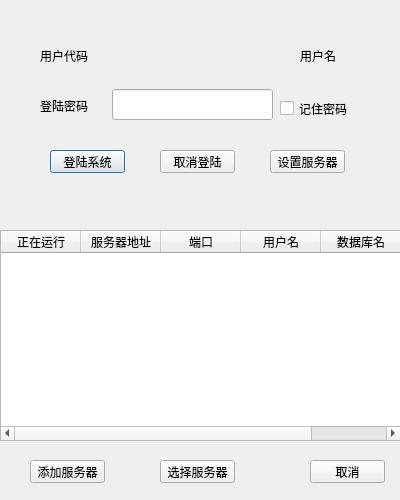
<?xml version="1.0" encoding="UTF-8"?>
<ui version="4.0">
 <class>DlgLogin</class>
 <widget class="QDialog" name="DlgLogin">
  <property name="windowModality">
   <enum>Qt::WindowModal</enum>
  </property>
  <property name="geometry">
   <rect>
    <x>0</x>
    <y>0</y>
    <width>400</width>
    <height>500</height>
   </rect>
  </property>
  <property name="sizePolicy">
   <sizepolicy hsizetype="Fixed" vsizetype="Fixed">
    <horstretch>0</horstretch>
    <verstretch>0</verstretch>
   </sizepolicy>
  </property>
  <property name="minimumSize">
   <size>
    <width>400</width>
    <height>500</height>
   </size>
  </property>
  <property name="maximumSize">
   <size>
    <width>400</width>
    <height>500</height>
   </size>
  </property>
  <property name="focusPolicy">
   <enum>Qt::TabFocus</enum>
  </property>
  <property name="windowTitle">
   <string>登陆信息</string>
  </property>
  <property name="modal">
   <bool>true</bool>
  </property>
  <widget class="QPushButton" name="btnLogin">
   <property name="geometry">
    <rect>
     <x>50</x>
     <y>150</y>
     <width>75</width>
     <height>23</height>
    </rect>
   </property>
   <property name="text">
    <string>登陆系统</string>
   </property>
  </widget>
  <widget class="QPushButton" name="btnQuit">
   <property name="geometry">
    <rect>
     <x>160</x>
     <y>150</y>
     <width>75</width>
     <height>23</height>
    </rect>
   </property>
   <property name="text">
    <string>取消登陆</string>
   </property>
  </widget>
  <widget class="QLabel" name="lbId">
   <property name="geometry">
    <rect>
     <x>40</x>
     <y>50</y>
     <width>54</width>
     <height>12</height>
    </rect>
   </property>
   <property name="text">
    <string>用户代码</string>
   </property>
  </widget>
  <widget class="QLabel" name="lbPwd">
   <property name="geometry">
    <rect>
     <x>40</x>
     <y>100</y>
     <width>54</width>
     <height>12</height>
    </rect>
   </property>
   <property name="text">
    <string>登陆密码</string>
   </property>
  </widget>
  <widget class="QLineEdit" name="lePwd">
   <property name="geometry">
    <rect>
     <x>112</x>
     <y>89</y>
     <width>161</width>
     <height>31</height>
    </rect>
   </property>
   <property name="sizePolicy">
    <sizepolicy hsizetype="Preferred" vsizetype="Fixed">
     <horstretch>0</horstretch>
     <verstretch>0</verstretch>
    </sizepolicy>
   </property>
   <property name="inputMask">
    <string/>
   </property>
   <property name="echoMode">
    <enum>QLineEdit::Password</enum>
   </property>
  </widget>
  <widget class="QLabel" name="lbUser">
   <property name="geometry">
    <rect>
     <x>300</x>
     <y>50</y>
     <width>54</width>
     <height>12</height>
    </rect>
   </property>
   <property name="styleSheet">
    <string notr="true">fontcolor rgb(255, 0, 0)</string>
   </property>
   <property name="text">
    <string>用户名</string>
   </property>
  </widget>
  <widget class="QCheckBox" name="cbSavePwd">
   <property name="geometry">
    <rect>
     <x>280</x>
     <y>100</y>
     <width>72</width>
     <height>17</height>
    </rect>
   </property>
   <property name="text">
    <string>记住密码</string>
   </property>
  </widget>
  <widget class="MyComBox" name="cbId" native="true">
   <property name="geometry">
    <rect>
     <x>110</x>
     <y>41</y>
     <width>161</width>
     <height>31</height>
    </rect>
   </property>
   <property name="focusPolicy">
    <enum>Qt::StrongFocus</enum>
   </property>
   <property name="editable" stdset="0">
    <bool>true</bool>
   </property>
   <property name="iconSize" stdset="0">
    <size>
     <width>32</width>
     <height>32</height>
    </size>
   </property>
  </widget>
  <widget class="QPushButton" name="btnServer">
   <property name="geometry">
    <rect>
     <x>270</x>
     <y>150</y>
     <width>75</width>
     <height>23</height>
    </rect>
   </property>
   <property name="text">
    <string>设置服务器</string>
   </property>
  </widget>
  <widget class="QTableWidget" name="tvServer">
   <property name="geometry">
    <rect>
     <x>0</x>
     <y>230</y>
     <width>401</width>
     <height>211</height>
    </rect>
   </property>
   <property name="contextMenuPolicy">
    <enum>Qt::CustomContextMenu</enum>
   </property>
   <property name="editTriggers">
    <set>QAbstractItemView::NoEditTriggers</set>
   </property>
   <property name="selectionMode">
    <enum>QAbstractItemView::SingleSelection</enum>
   </property>
   <property name="selectionBehavior">
    <enum>QAbstractItemView::SelectRows</enum>
   </property>
   <property name="columnCount">
    <number>5</number>
   </property>
   <attribute name="horizontalHeaderDefaultSectionSize">
    <number>80</number>
   </attribute>
   <attribute name="horizontalHeaderMinimumSectionSize">
    <number>50</number>
   </attribute>
   <column>
    <property name="text">
     <string>正在运行</string>
    </property>
   </column>
   <column>
    <property name="text">
     <string>服务器地址</string>
    </property>
   </column>
   <column>
    <property name="text">
     <string>端口</string>
    </property>
   </column>
   <column>
    <property name="text">
     <string>用户名</string>
    </property>
   </column>
   <column>
    <property name="text">
     <string>数据库名</string>
    </property>
   </column>
  </widget>
  <widget class="QPushButton" name="btnSelect">
   <property name="geometry">
    <rect>
     <x>160</x>
     <y>460</y>
     <width>75</width>
     <height>23</height>
    </rect>
   </property>
   <property name="text">
    <string>选择服务器</string>
   </property>
  </widget>
  <widget class="QPushButton" name="btnCancel">
   <property name="geometry">
    <rect>
     <x>310</x>
     <y>460</y>
     <width>75</width>
     <height>23</height>
    </rect>
   </property>
   <property name="text">
    <string>取消</string>
   </property>
  </widget>
  <widget class="QPushButton" name="btnAdd">
   <property name="geometry">
    <rect>
     <x>30</x>
     <y>460</y>
     <width>75</width>
     <height>23</height>
    </rect>
   </property>
   <property name="text">
    <string>添加服务器</string>
   </property>
  </widget>
 </widget>
 <customwidgets>
  <customwidget>
   <class>MyComBox</class>
   <extends>QWidget</extends>
   <header>mycombox.h</header>
  </customwidget>
 </customwidgets>
 <resources/>
 <connections/>
</ui>
